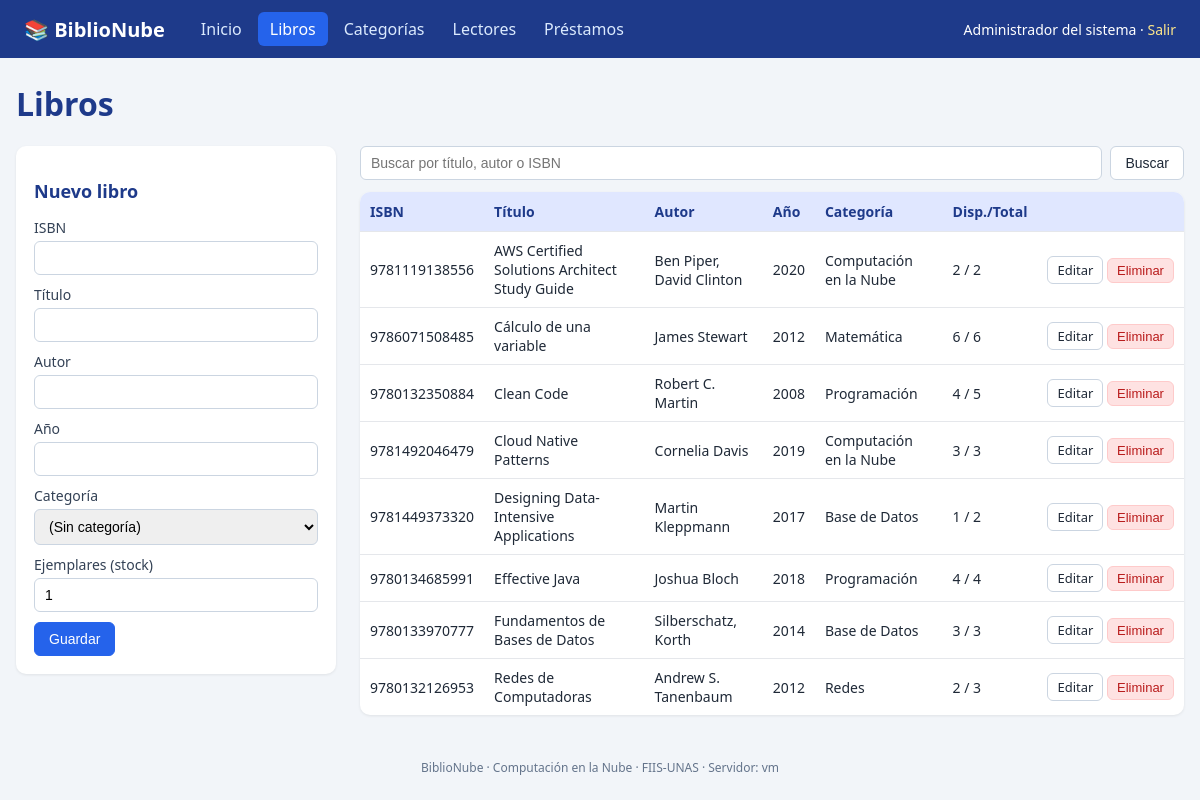
The app's page /libros.php (signed in) with its own data.
### tables this page shows
CREATE TABLE libros (
  id           INT AUTO_INCREMENT PRIMARY KEY,
  isbn         VARCHAR(20)  NOT NULL UNIQUE,
  titulo       VARCHAR(200) NOT NULL,
  autor        VARCHAR(150) NOT NULL,
  anio         SMALLINT,
  categoria_id INT,
  stock        INT NOT NULL DEFAULT 1,
  creado_en    TIMESTAMP DEFAULT CURRENT_TIMESTAMP,
  CONSTRAINT fk_libro_categoria FOREIGN KEY (categoria_id)
    REFERENCES categorias(id) ON DELETE SET NULL
);

CREATE TABLE categorias (
  id          INT AUTO_INCREMENT PRIMARY KEY,
  nombre      VARCHAR(80)  NOT NULL UNIQUE,
  descripcion VARCHAR(255)
);

### includes/funciones.php (called while the page is built, shortened)
<?php
function e($v): string
{
    return htmlspecialchars((string)$v, ENT_QUOTES, 'UTF-8');
}

### libros.php (the view, shortened to what this page needs)
<?php
require_once __DIR__ . '/includes/funciones.php';
$pdo = db();
$edit = ['id' => 0, 'isbn' => '', 'titulo' => '', 'autor' => '', 'anio' => '', 'categoria_id' => '', 'stock' => 1];
$q = trim($_GET['q'] ?? '');
$st = $pdo->prepare(
    "SELECT l.*, c.nombre AS categoria,
            l.stock - (SELECT COUNT(*) FROM prestamos p WHERE p.libro_id = l.id AND p.estado = 'Prestado') AS disponibles
       FROM libros l LEFT JOIN categorias c ON c.id = l.categoria_id
      WHERE l.titulo LIKE ? OR l.autor LIKE ? OR l.isbn LIKE ?
   ORDER BY l.titulo"
);
$st->execute(["%$q%", "%$q%", "%$q%"]);
$lista = $st->fetchAll();
require __DIR__ . '/includes/header.php';
?>
<h1>Libros</h1>
<div class="dos-col">
  <form method="post" class="formulario">
    <h2><?= $edit['id'] ? 'Editar libro' : 'Nuevo libro' ?></h2>
    <label>ISBN <input name="isbn" required maxlength="20" value="<?= e($edit['isbn']) ?>"></label>
    <label>Título <input name="titulo" required maxlength="200" value="<?= e($edit['titulo']) ?>"></label>
    <label>Autor <input name="autor" required maxlength="150" value="<?= e($edit['autor']) ?>"></label>
    <label>Año <input name="anio" type="number" min="1500" max="2100" value="<?= e($edit['anio']) ?>"></label>
    <label>Categoría
      <select name="categoria_id">
        <option value="">(Sin categoría)</option>
      </select>
    </label>
    <label>Ejemplares (stock) <input name="stock" type="number" min="0" value="<?= e($edit['stock']) ?>"></label>
    <button class="btn primario">Guardar</button>
  </form>
  <div>
    <form method="get" class="buscador">
      <input name="q" placeholder="Buscar por título, autor o ISBN" value="<?= e($q) ?>">
      <button class="btn">Buscar</button>
    </form>
    <table>
      <tr><th>ISBN</th><th>Título</th><th>Autor</th><th>Año</th><th>Categoría</th><th>Disp./Total</th><th></th></tr>
      <?php foreach ($lista as $l): ?>
      <tr>
        <td><?= e($l['isbn']) ?></td>
        <td><?= e($l['titulo']) ?></td>
        <td><?= e($l['autor']) ?></td>
        <td><?= e($l['anio']) ?></td>
        <td><?= e($l['categoria'] ?? '-') ?></td>
        <td><?= e($l['disponibles']) ?> / <?= e($l['stock']) ?></td>
        <td class="acciones">
          <a class="btn chico" href="?editar=<?= e($l['id']) ?>">Editar</a>
          <form method="post" onsubmit="return confirm('¿Eliminar este libro?')">
            <button class="btn chico peligro">Eliminar</button>
          </form>
        </td>
      </tr>
      <?php endforeach; ?>
    </table>
  </div>
</div>
<?php require __DIR__ . '/includes/footer.php'; ?>

### assets/estilo.css (style rules this page uses)
* { box-sizing: border-box; }
body { margin: 0; font-family: "Segoe UI", Arial, sans-serif; background: #f2f5f9; color: #1f2937; }
a { color: #1d4ed8; text-decoration: none; }
h1 { margin-top: 0; color: #1e3a8a; }
h2 { font-size: 18px; color: #1e3a8a; }
.dos-col { display: grid; grid-template-columns: 320px 1fr; gap: 24px; align-items: start; }
.formulario { background: #fff; padding: 18px; border-radius: 10px; box-shadow: 0 1px 3px rgba(0,0,0,.08); }
label { display: block; font-size: 14px; margin-bottom: 10px; color: #334155; }
input, select { width: 100%; padding: 8px 10px; margin-top: 4px; border: 1px solid #cbd5e1; border-radius: 6px; font-size: 14px; }
table { width: 100%; border-collapse: collapse; background: #fff; border-radius: 10px; overflow: hidden; box-shadow: 0 1px 3px rgba(0,0,0,.08); font-size: 14px; }
th { background: #e0e7ff; color: #1e3a8a; text-align: left; padding: 10px; }
td { padding: 9px 10px; border-top: 1px solid #e5e7eb; vertical-align: middle; }
.acciones, .nw { white-space: nowrap; }
.acciones form { display: inline; }
.btn { display: inline-block; padding: 8px 14px; border: 1px solid #cbd5e1; background: #fff; color: #1f2937; border-radius: 6px; cursor: pointer; font-size: 14px; }
.btn.primario { background: #2563eb; border-color: #2563eb; color: #fff; }
.btn.peligro { background: #fee2e2; border-color: #fecaca; color: #b91c1c; }
.btn.chico { padding: 4px 9px; font-size: 13px; }
.buscador { display: flex; gap: 8px; margin-bottom: 12px; }
.buscador input { margin: 0; }

### records on screen
libros: isbn "9781119138556", titulo "AWS Certified Solutions Architect Study Guide", autor "Ben Piper, David Clinton", anio "2020", categoria.nombre "Computación en la Nube", disponibles "2", stock "2"
libros: isbn "9786071508485", titulo "Cálculo de una variable", autor "James Stewart", anio "2012", categoria.nombre "Matemática", disponibles "6", stock "6"
libros: isbn "9780132350884", titulo "Clean Code", autor "Robert C. Martin", anio "2008", categoria.nombre "Programación", disponibles "4", stock "5"
libros: isbn "9781492046479", titulo "Cloud Native Patterns", autor "Cornelia Davis", anio "2019", categoria.nombre "Computación en la Nube", disponibles "3", stock "3"
libros: isbn "9781449373320", titulo "Designing Data-Intensive Applications", autor "Martin Kleppmann", anio "2017", categoria.nombre "Base de Datos", disponibles "1", stock "2"
libros: isbn "9780134685991", titulo "Effective Java", autor "Joshua Bloch", anio "2018", categoria.nombre "Programación", disponibles "4", stock "4"
libros: isbn "9780133970777", titulo "Fundamentos de Bases de Datos", autor "Silberschatz, Korth", anio "2014", categoria.nombre "Base de Datos", disponibles "3", stock "3"
libros: isbn "9780132126953", titulo "Redes de Computadoras", autor "Andrew S. Tanenbaum", anio "2012", categoria.nombre "Redes", disponibles "2", stock "3"

### other values on screen
$nombre "Inicio"
$nombre "Libros"
$nombre "Categorías"
$nombre "Lectores"
$nombre "Préstamos"
$_SESSION['nombre'] "Administrador del sistema"
gethostname() "vm"
